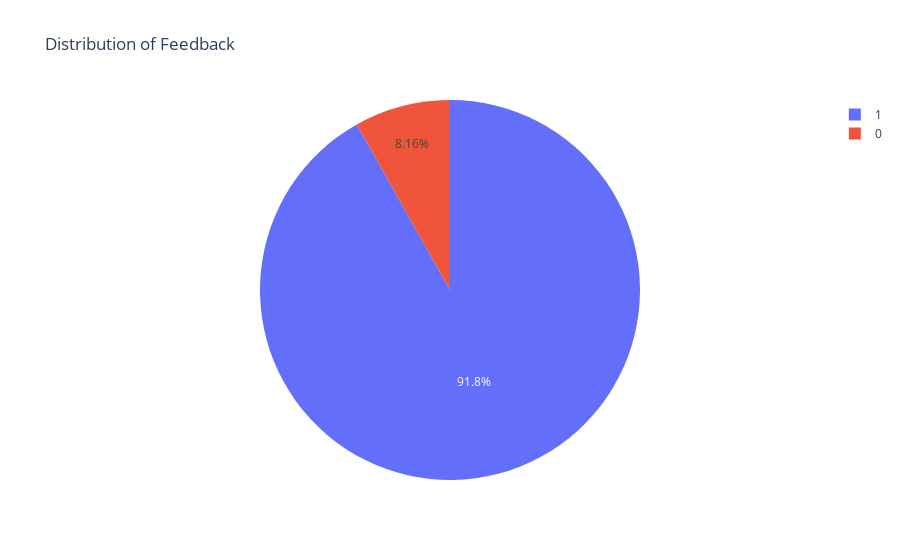

Here is the notebook cell this chart was saved with:
### Code cell
feedback=df['feedback'].value_counts()
fig = px.pie(df, values=feedback.values, names=feedback.index,
            title='Distribution of Feedback')
fig.show()

### Figure 1 — Plotly figure (JSON) as saved in the notebook; plotly's stock layout.template omitted (floating-point values rounded to 4 significant figures)
{"data": [{"domain": {"x": [0, 1], "y": [0, 1]}, "hoverlabel": {"namelength": 0}, "hovertemplate": "label=%{label}<br>value=%{value}", "labels": [1, 0], "legendgroup": "", "name": "", "showlegend": true, "type": "pie", "values": [2893, 257]}], "layout": {"legend": {"tracegroupgap": 0}, "title": {"text": "Distribution of Feedback"}}}
